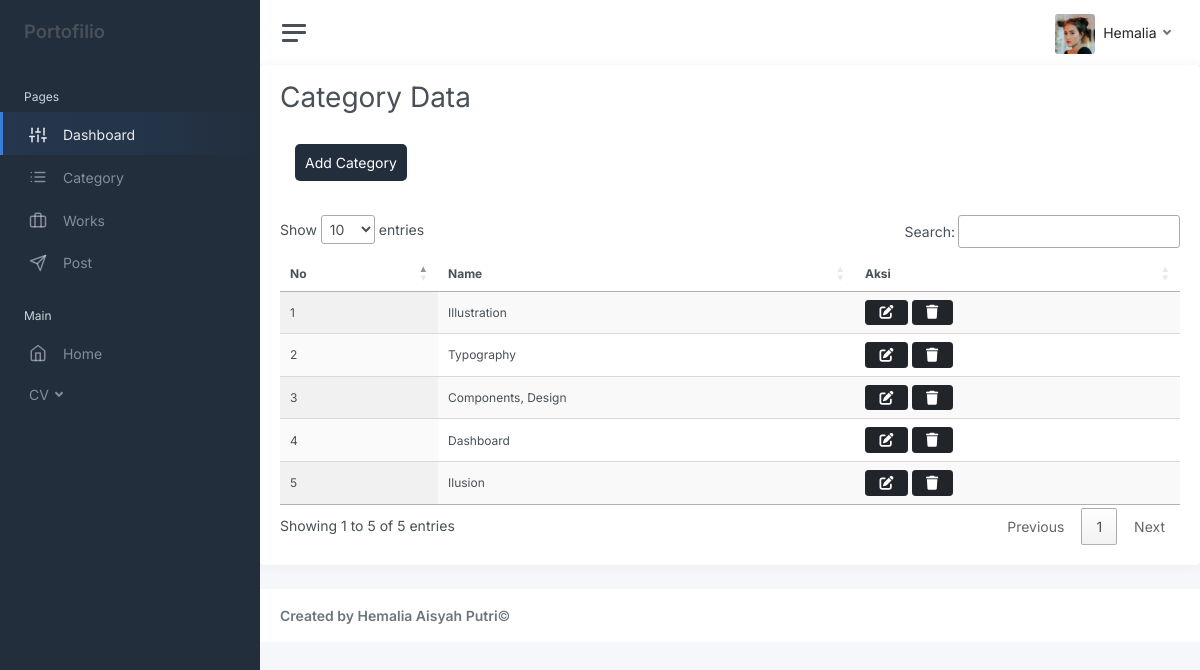
The app's page /index.php/category with its own data.
### tables this page shows
CREATE TABLE `categories` (
  `id` int(10) NOT NULL AUTO_INCREMENT,
  `name` varchar(100) DEFAULT NULL,
  PRIMARY KEY (`id`)
);

### application/controllers/Category.php (called while the page is built, shortened)
<?php
class Category  extends CI_Controller
{
    public function __construct()
    {
        $this->load->model("Mcategory");
        $this->load->library('form_validation');
    }
    public  function index()
    {
        $data['categories'] = $this->mcategory->getAll();
        $this->load->view('layout/sidebar');
        $this->load->view('layout/navbar');
        $this->load->view('category/category', $data);
        $this->load->view('layout/footer');
    }
}

### index.php (called while the page is built, shortened)
<?php
require_once BASEPATH.'core/CodeIgniter.php';

### application/models/Mcategory.php (called while the page is built, shortened)
<?php defined('BASEPATH') or exit('No direct script access allowed');
class Mcategory extends CI_Model
{
    private $table = "categories";
    public function getAll()
    {
        return $this->db->get($this->table)->result();
    }
}

### application/views/category/category.php (the view, shortened to what this page needs)
<div class="card">
	<div class=" h1 card-header">Category Data</div>
	<div class="card-body">
		<div class="col-auto">
			<a href="<?= base_url('category/create') ?>">
				<span class="text" style="background-color: #222e3c; padding : 10px; color:white;border-radius: 5px; text-decoration:none;">
					Add Category
				</span>
			</a>
		</div>
		<br />
		<br />
		<div class="table-responsive">
			<table id="datatable" class="display" style="width:100% ;font-size:12px;">
				<thead>
					<tr>
						<th>No</th>
						<th>Name</th>
						<th>Aksi</th>
					</tr>
				</thead>
				<tbody>
					<?php
					$no = 1;
					foreach ($categories as $row) { ?>
						<tr>
							<td widtd="5%"><?php echo $no++; ?></td>
							<td><?php echo $row->name; ?></td>
							<td>
								<a href="<?php echo base_url('category/edit/' . $row->id); ?>" class="btn btn-dark"><i class="fa-sharp fa-solid fa-pen-to-square"></i></a>
								<a href="<?php echo base_url('category/delete/' . $row->id); ?>" class="btn btn-dark"><i class="fa-solid fa-trash"></i></a>
							</td>
						</tr>
					<?php } ?>
				</tbody>
			</table>
		</div>
	</div>
</div>

### records on screen
categories: name "Illustration"
categories: name "Typography"
categories: name "Components, Design"
categories: name "Dashboard"
categories: name "Ilusion"
